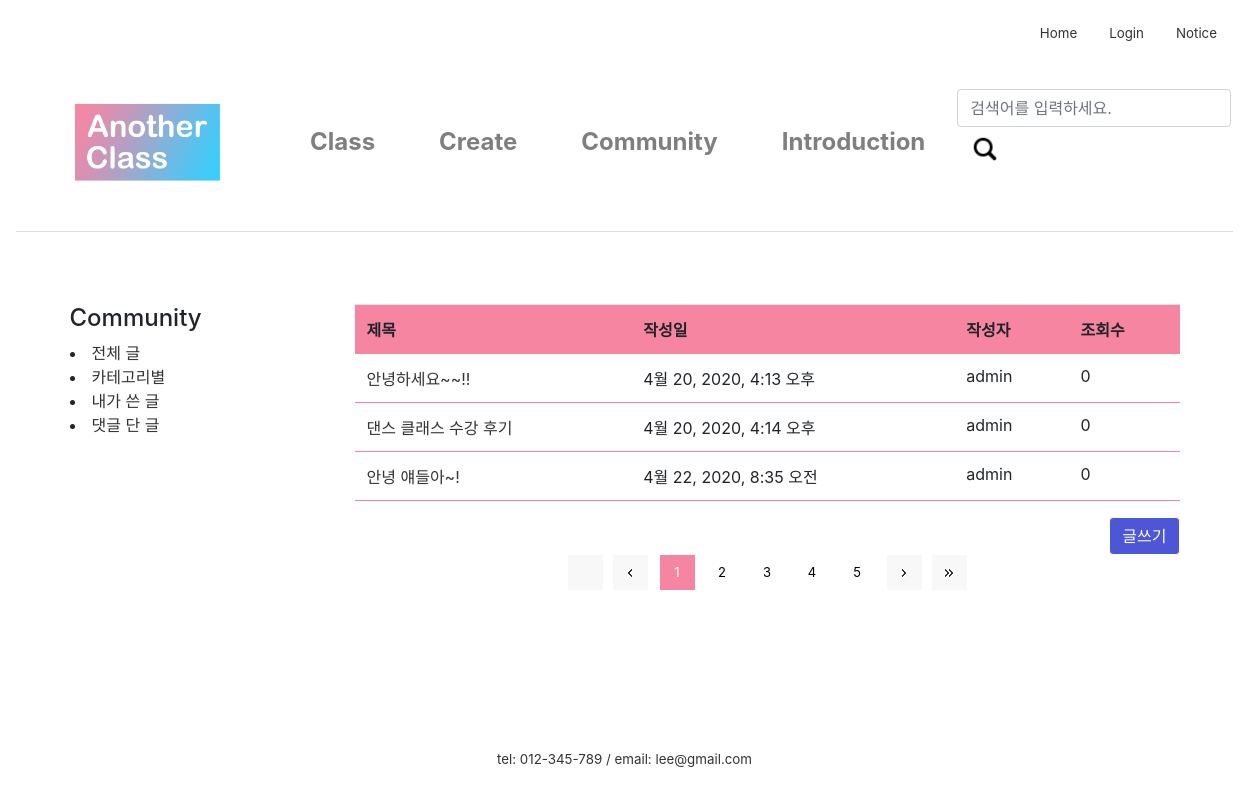
/community/, run on an earlier commit of the app's database.
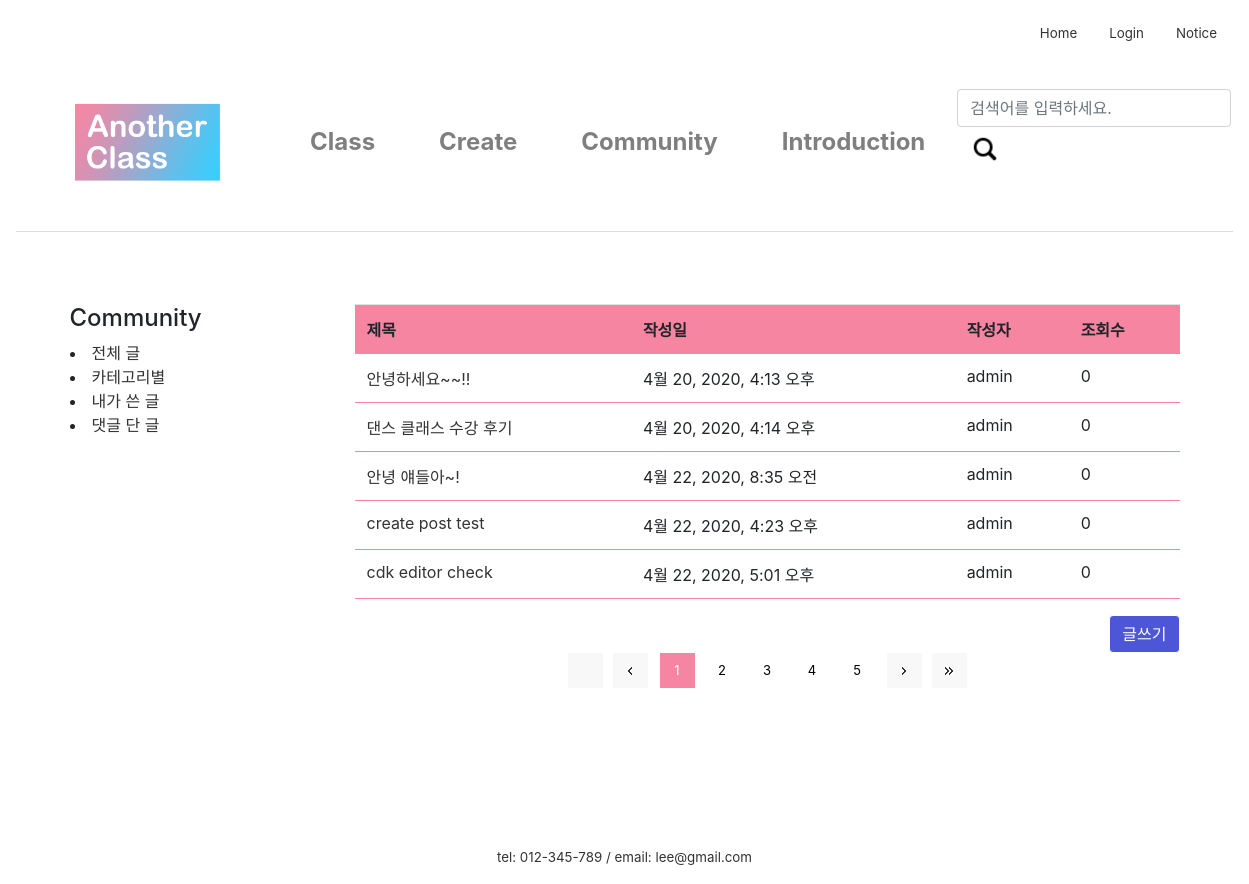
And on a later commit of the database.
### firstApp/models.py (models this page shows, shortened)
class Post(models.Model):
    author = models.ForeignKey(settings.AUTH_USER_MODEL, on_delete=models.CASCADE)
    title = models.CharField(max_length=200)
    text = models.TextField()
    created_date = models.DateTimeField(
            default=timezone.now)
    published_date = models.DateTimeField(
            blank=True, null=True)
    views = models.PositiveIntegerField(default = 0)

### firstApp/views.py (the view)
# urls.py: path('community/', views.community, name='community'),
def community(request):
    post_list = Post.objects.all()
    return render(request, 'firstApp/community.html', {
        'post_list': post_list, })

### firstApp/templates/firstApp/community.html (shortened to what this page needs)
{% extends 'firstApp/base.html'%}
{% load static %}
{% block content %}
<link rel="stylesheet" href="{% static 'css/paginate.css' %}">
<html>
<body>
	<section>
		<div class="container">
			<div class="row">
				<div class="col-sm-3">
					<div class="left-sidebar">
							<h4>Community</h4>
                            <li class="active"><a href="전체글" data-toggle="tab">전체 글</a></li>
							<li class="active"><a href="카테고리별" data-toggle="tab">카테고리별</a></li>
							<li class="active"><a href="내가쓴글" data-toggle="tab">내가 쓴 글</a></li>
							<li class="active"><a href="댓글단글" data-toggle="tab">댓글 단 글</a></li>
					</div>
				</div>
				<div class="col-sm-9">
					<div class="blog-post-area">
							<table class="table">
								<tr>
									<th>제목</th>
									<th>작성일</th>
									<th>작성자</th>
									<th>조회수</th>
								</tr>
								{% for post in post_list %}
								<tr>
									<td>
										<a href="{% url 'post_detail' post.pk %}">{{ post.title }}</a>
									</td>
									<td>{{post.created_date}}</td>
									<td>{{post.author}}</td>
									<td>{{post.views}}</td>
								</tr>
								{% endfor %}
							</table>
						<div align="right">
							<div id="btn">
								<a href="/createpost">
									<input class="btn btn-secondary" type="button" value="글쓰기">
								</a>
							</div>
						</div>
						<div class="page_wrap">
							<div class="page_nation">
							   <a class="arrow pprev" href="#"></a>
							   <a class="arrow prev" href="#"></a>
							   <a href="#" class="active">1</a>
							   <a href="#">2</a>
							   <a href="#">3</a>
							   <a href="#">4</a>
							   <a href="#">5</a>
							   <a class="arrow next" href="#"></a>
							   <a class="arrow nnext" href="#"></a>
							</div>
						 </div>
					</div>
				</div>
			</div>
		</div>
	</section>
</body>
</html>
{% endblock content%}

### firstApp/templates/firstApp/base.html (shortened to what this page needs)
{% load static %}
<link rel="stylesheet" href="https://stackpath.bootstrapcdn.com/bootstrap/4.4.1/css/bootstrap.min.css"
>
<link rel="stylesheet" href="{% static 'css/base.css' %}">
<link rel="stylesheet" href="{% static 'css/navbar_custom.css' %}">
<div class="inner">
  <nav class="nav nav-masthead justify-content-end">
    <a class="nav-link active" href="/">Home</a>
    <a class="nav-link" href="/login">Login</a>
    <a class="nav-link" href="#">Notice</a>
  </nav>
</div>
<nav class="navbar navbar-expand-lg  navbar-light navbar-custom">
  <a class="navbar-brand" href="/main"><img src="{% static 'image\logo_1.png' %}" alt="Logo" style="width:230px;"></a>
  <div class="collapse navbar-collapse" id="navbarCollapse">
    <ul class="navbar-nav mr-auto">
      <li class="nav-item nav-item-custom">
        <a class="nav-link" href="/class">Class</a>
      </li>
      <li class="nav-item nav-item-custom">
        <a class="nav-link" href="/createclass">Create</a>
      </li>
      <li class="nav-item nav-item-custom">
        <a class="nav-link" href="/community">Community</a>
      </li>
      <li class="nav-item nav-item-custom">
        <a class="nav-link" href="#">Introduction</a>
      </li>
    </ul>
    <form class="form-inline mt-2 mt-md-0">
      <input class="form-control mr-sm-2" type="text" placeholder="검색어를 입력하세요." aria-label="Search">
      <button class="btn btn-primary my-2 my-sm-0" type="submit"><img src="{% static 'image\search.png' %}" style="width:30px;"></button>
    </form>
  </div>
</nav>
<main role="main">
  {% block content %}
  {% endblock content%}
</main>
<footer class="mastfoot mt-auto text-center">
  <div class="inner" style="padding-top:10rem;">
    <p style="margin:0">tel: 012-345-789 /
      email: lee@gmail.com</p>
  </div>
</footer>

### firstApp/static/css/base.css (style rules this page uses)
.mastfoot { color: #333; }
.inner { font-size:10pt; }
.btn-primary { background-color: #fff; border-color: #fff; color: #FFF; }
.btn-secondary { background-color: rgb(77, 86, 214); border-color: #fff; color: #FFF; }

### firstApp/static/css/navbar_custom.css (style rules this page uses)
body { padding:1rem; }
a { color:#333; }
.navbar { border-bottom: 0.1px solid rgb(219, 222, 224); margin-bottom:3em; }
.navbar-custom { font-size: x-large; font-weight: bold; background-color: #fff; }
.nav-item-custom { padding-left: 1.5rem; padding-right: 1.5rem; }

### firstApp/static/css/paginate.css (style rules this page uses)
.page_nation { display:inline-block; }
.page_nation a { display:block; margin:0 5px; float:left; border:0; width:35px; height:35px; line-height:35px; text-align:center; background-color:#fff; font-size:13px; color:#000000; text-decoration:none; }
.page_nation .pprev { background:#f8f8f8 url('image//page_pprev.png') no-repeat center center; margin-left:0; border: 0; }
.page_nation .prev { background:#f8f8f8 url('image/page_prev.png') no-repeat center center; margin-right:7px; border: 0; }
.page_nation .next { background:#f8f8f8 url('image/page_next.png') no-repeat center center; margin-left:7px; border: 0; }
.page_nation .nnext { background:#f8f8f8 url('image/page_nnext.png') no-repeat center center; margin-right:0; border: 0; }
.page_nation a.active { background-color:#F685A2; color:#fff; border: 0; }

### firstApp/templates/firstApp/community.html (style rules this page uses)
table { border-top: 1px solid #F685A2; }
th, td { border-bottom: 1px solid #F685A2; }
th { background-color: #F685A2; }

What changed in the data, as far as the page shows it:
added Post: title "create post test", created_date "4월 22, 2020, 4:23 오후", author "admin", views "0"
added Post: title "cdk editor check", created_date "4월 22, 2020, 5:01 오후", author "admin", views "0"
